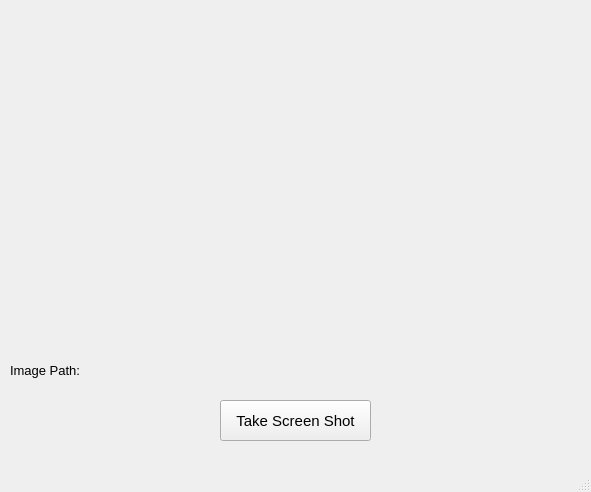
<?xml version="1.0" encoding="UTF-8"?>
<ui version="4.0">
 <class>MainWindow</class>
 <widget class="QMainWindow" name="MainWindow">
  <property name="geometry">
   <rect>
    <x>0</x>
    <y>0</y>
    <width>591</width>
    <height>492</height>
   </rect>
  </property>
  <property name="windowTitle">
   <string>MainWindow</string>
  </property>
  <widget class="QWidget" name="centralwidget">
   <widget class="QLabel" name="label">
    <property name="geometry">
     <rect>
      <x>10</x>
      <y>10</y>
      <width>561</width>
      <height>341</height>
     </rect>
    </property>
    <property name="text">
     <string/>
    </property>
    <property name="scaledContents">
     <bool>true</bool>
    </property>
    <property name="alignment">
     <set>Qt::AlignCenter</set>
    </property>
   </widget>
   <widget class="QLabel" name="label_path">
    <property name="geometry">
     <rect>
      <x>10</x>
      <y>360</y>
      <width>571</width>
      <height>21</height>
     </rect>
    </property>
    <property name="font">
     <font>
      <pointsize>10</pointsize>
     </font>
    </property>
    <property name="text">
     <string>Image Path: </string>
    </property>
   </widget>
   <widget class="QPushButton" name="start">
    <property name="geometry">
     <rect>
      <x>220</x>
      <y>400</y>
      <width>151</width>
      <height>41</height>
     </rect>
    </property>
    <property name="font">
     <font>
      <pointsize>11</pointsize>
     </font>
    </property>
    <property name="text">
     <string>Take Screen Shot</string>
    </property>
   </widget>
  </widget>
  <widget class="QMenuBar" name="menubar">
   <property name="geometry">
    <rect>
     <x>0</x>
     <y>0</y>
     <width>591</width>
     <height>22</height>
    </rect>
   </property>
  </widget>
  <widget class="QStatusBar" name="statusbar"/>
 </widget>
 <resources/>
 <connections/>
</ui>
